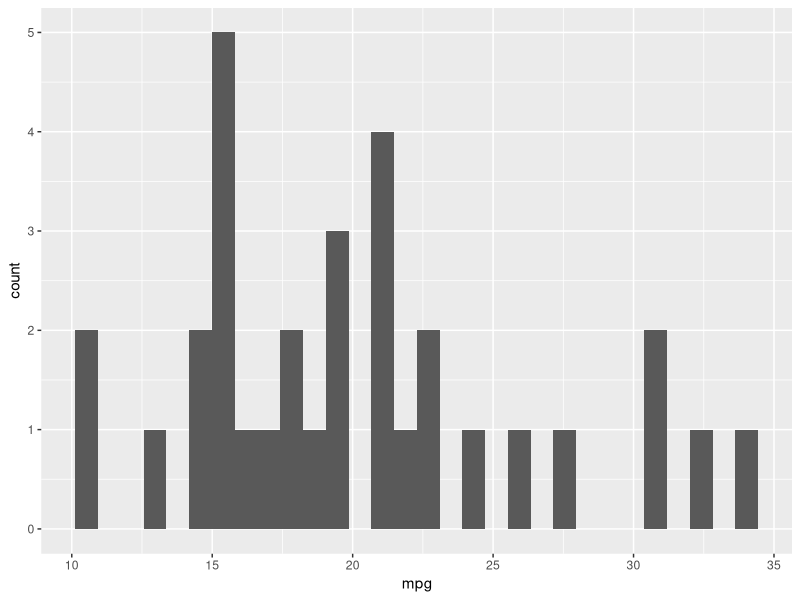
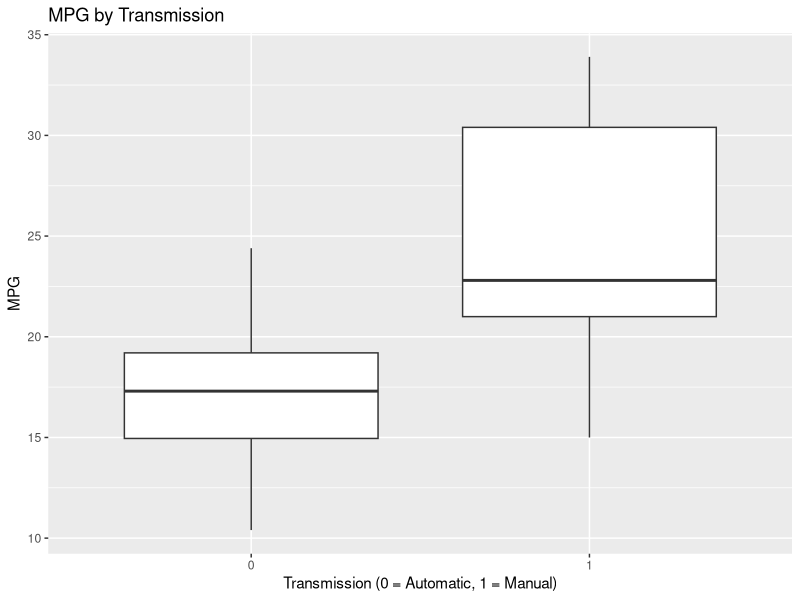
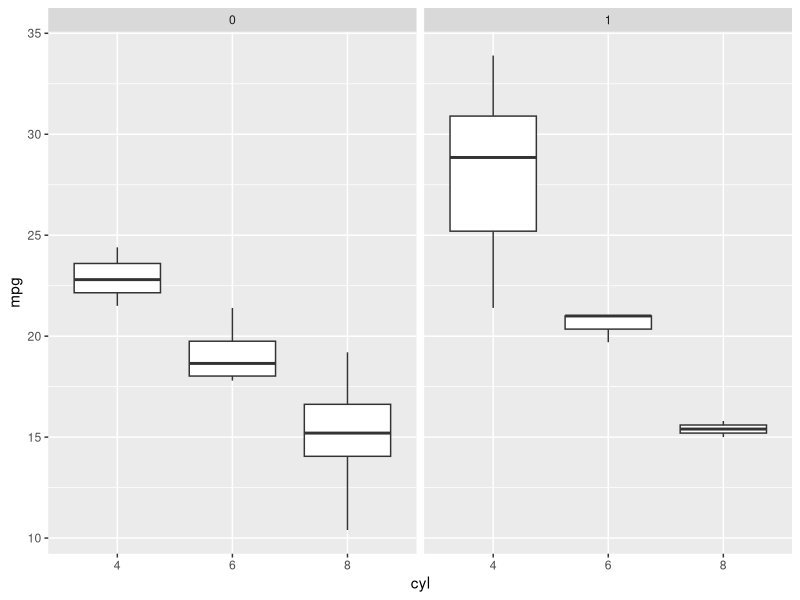
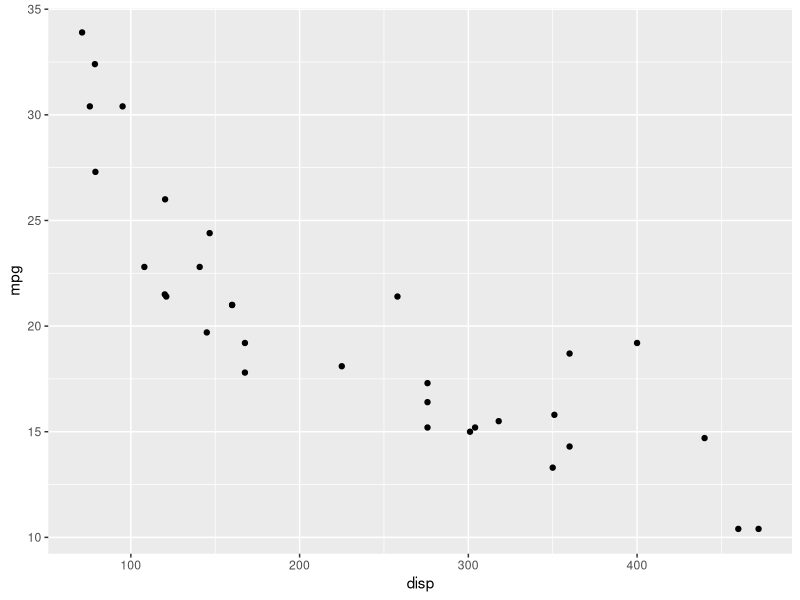
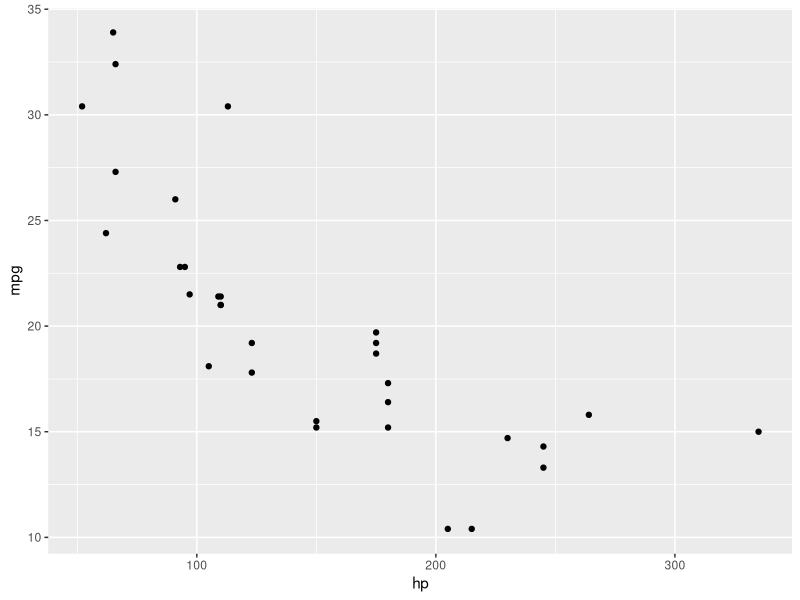
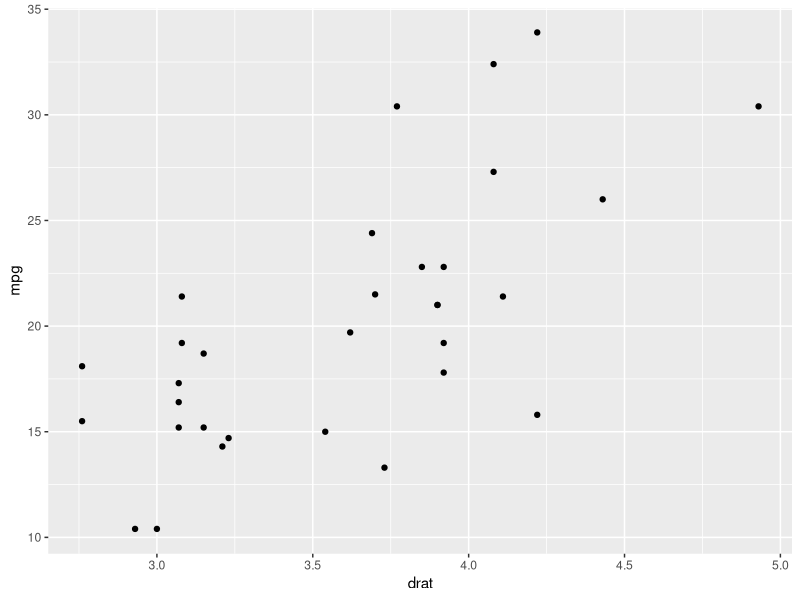
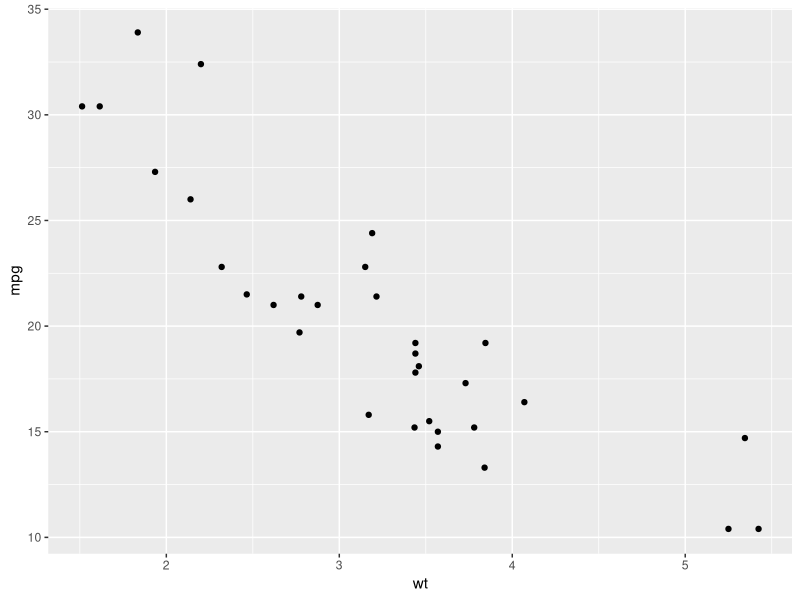
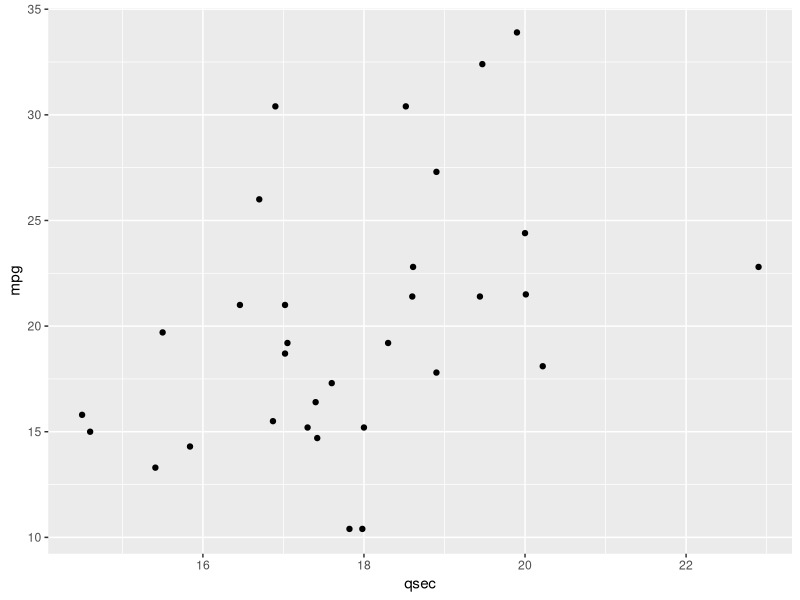

R code for these plots, in order:
####################
## You work for Motor Trend, a magazine about the automobile 
## industry. Looking at a data set of a collection of cars, 
## they are interested in exploring the relationship between 
## a set of variables and miles per gallon (MPG) (outcome). 
## They are particularly interested in the following two 
## questions:
##
## 1. “Is an automatic or manual transmission better for MPG”
## 2. "Quantify the MPG difference between automatic and 
##      manual transmissions" 
####################

############
#### EDA ###
############

library(tidyverse)
library(car)
library(broom)

data("mtcars")
head(mtcars)
glimpse(mtcars)

table(mtcars$cyl) ## 4, 6, 8
table(mtcars$vs)  ## 0 (v-shaped), 1 (straight)
table(mtcars$am)  ## 0 (auto), 1 (manual)
table(mtcars$gear) ## number of forward gears 
table(mtcars$carb) ## number of carburetors 

####################
## Should be factors: 
## cyl, vs, am, gear, carb 
####################

mtcars$cyl <- as.factor(mtcars$cyl)
mtcars$vs <- as.factor(mtcars$vs)
mtcars$am <- as.factor(mtcars$am)
mtcars$gear <- as.factor(mtcars$gear)
mtcars$carb <- as.factor(mtcars$carb)

str(mtcars)
summary(mtcars) ## no NAs 

mtcars %>% 
    ggplot(aes(mpg)) + geom_histogram()

mtcars %>% 
    ggplot(aes(am, mpg)) + geom_boxplot() + 
    labs(title = "MPG by Transmission", x = "Transmission (0 = Automatic, 1 = Manual)", 
         y = "MPG")

mtcars %>% 
    ggplot(aes(cyl, mpg)) + geom_boxplot() + 
    facet_wrap(~am) 
    ## auto with lower mpg 

mtcars %>% 
    ggplot(aes(disp, mpg)) + geom_point()
    ## lower disp -- auto and higher mpg
    ## higher disp -- manual and lower mpg
    ## negative correlation bet. disp and mpg

mtcars %>% 
    ggplot(aes(hp, mpg)) + geom_point()
    ## negative corr. bet. hp and mpg 

mtcars %>% 
    ggplot(aes(drat, mpg)) + geom_point()
    ## positive corr. bet. drat and mpg 
    ## auto with lower drat, mpg 
    ## manual with higher drat, mpg 

mtcars %>% 
    ggplot(aes(wt, mpg)) + geom_point()
    ## negativ corr. bet. wt and mpg 
    ## auto with higher wt, lower mpg 
    ## manual with lower wt, higher mpg 

mtcars %>% 
    ggplot(aes(qsec, mpg)) + geom_point()
    ## positive corr. bet. qsec and mpg 

mtcars %>% 
    ggplot(aes(vs, mpg)) + geom_boxplot() + 
    facet_wrap(~am)

mtcars %>% 
    ggplot(aes(gear, mpg)) + geom_boxplot() + 
    facet_wrap(~am)
    ## auto with lower gears, mpg 
    ## manual with more gears, higher mpg 

mtcars %>% 
    ggplot(aes(carb, mpg)) + geom_boxplot() + 
    facet_wrap(~am)

cor(mtcars[-c(2, 8:11)]) ## correlation matrix 
    ## mpg NOT strongly correlated with qsec 
    ## (+) with drat, qsec
    ## (-) with disp, hp, wt 

mtcars %>% 
    ggplot(aes(am, disp)) + geom_boxplot()

mtcars %>% 
    ggplot(aes(am, hp)) + geom_boxplot()

mtcars %>% 
    ggplot(aes(am, drat)) + geom_boxplot()

mtcars %>% 
    ggplot(aes(am, wt)) + geom_boxplot()

mtcars %>% 
    ggplot(aes(am, qsec)) + geom_boxplot()

### Interaction plots ### 

interaction.plot(mtcars$am, mtcars$cyl, mtcars$mpg) ## yes 
interaction.plot(mtcars$am, mtcars$hp, mtcars$mpg) 
interaction.plot(mtcars$am, mtcars$qsec, mtcars$mpg) ## yes
interaction.plot(mtcars$am, mtcars$vs, mtcars$mpg) ## almost parallel
interaction.plot(mtcars$am, mtcars$carb, mtcars$mpg) ## yes

##############
### MODELS ###
##############

cyl <- summary(lm(mpg~cyl, data = mtcars))$r.squared # sig., R2 = 0.7325
disp <- summary(lm(mpg~disp, data = mtcars))$r.squared # sig., R2 = 0.7183
hp <- summary(lm(mpg~hp, data = mtcars))$r.squared # sig., R2 = 0.6024 
drat <- summary(lm(mpg~drat, data = mtcars))$r.squared # sig., R2 = 0.464
wt <- summary(lm(mpg~wt, data = mtcars))$r.squared # sig., R2 = 0.7528
qsec <- summary(lm(mpg~qsec, data = mtcars))$r.squared # sig., R2 = 0.1753
vs <- summary(lm(mpg~vs, data = mtcars))$r.squared #sig., R2 = 0.4409
am <- summary(lm(mpg~am, data = mtcars))$r.squared # sig., R2 = 0.3598
gear <- summary(lm(mpg~gear, data = mtcars))$r.squared # sig., R2 = 0.4292
carb <- summary(lm(mpg~carb, data = mtcars))$r.squared # some sig., R2 = 0.4445

rsquareds <- data.frame(cyl, disp, hp, drat, wt, qsec, vs, am, gear, carb)
rsquareds <- gather(rsquareds, "Variable", "R-Squared")

## strongest = wt, hp, disp, cyl 

summary(aov(mpg ~ cyl*am, data = mtcars)) ## int. not sig. 
summary(aov(mpg ~ disp*am, data = mtcars)) ## int. sig. 
summary(aov(mpg ~ hp*am, data = mtcars)) ## int. not sig. 
summary(aov(mpg ~ drat*am, data = mtcars)) ## int. not sig. 
summary(aov(mpg ~ wt*am, data = mtcars)) ## int. sig. 
summary(aov(mpg ~ qsec*am, data = mtcars)) ## int. not sig. 
summary(aov(mpg ~ vs*am, data = mtcars)) ## interaction not sig. 
summary(aov(mpg ~ gear*am, data = mtcars)) ## no interaction?
summary(aov(mpg ~ carb*am, data = mtcars)) ## int. not sig. 

## SIG. --> disp, wt

####################
## Model selection: 
## Nested models
####################

fit1 <- lm(mpg ~ am, data = mtcars)
summary(fit1) ## sig., adj. R2 = 0.3385 
## automatic = 17.15 
## manual = 17.15 + 7.25 

fit2 <- update(fit1, mpg ~ am * wt)
vif(fit2)
anova(fit1, fit2)
summary(fit2) ## adj. R2 = 0.8151

fit3 <- update(fit1, mpg ~ am * wt + am * disp)
vif(fit3)
anova(fit2, fit3) ## not necessary
summary(fit3) ## adj. R2 = 0.8337 

cor(mtcars$disp, mtcars$wt)

fit4 <- update(fit1, mpg ~ am * wt + disp)
vif(fit4)
anova(fit2, fit4) ## necessary
summary(fit4) ## adj. R2 = 0.8399

fit5 <- update(fit1, mpg ~ am * wt + disp + cyl)
vif(fit5)
anova(fit4, fit5) ## not necessary
summary(fit5) ## adj. R2 = 0.8488 

fit6 <- update(fit1, mpg ~ am * wt + disp + hp)
vif(fit6)
anova(fit4, fit6) ## not necessary
summary(fit6) ## adj. R2 = 0.8473

fit7 <- update(fit1, mpg ~ am * wt + disp + drat)
vif(fit7)
anova(fit4, fit7) ## not necessary
summary(fit7) ## adj. R2 = 0.8346

fit8 <- update(fit1, mpg ~ am * wt + disp + qsec)
vif(fit8)
anova(fit4, fit8) ## necessary
summary(fit8) ## adj. R2 = 0.8759

fit9 <- update(fit1, mpg ~ am * wt + disp + qsec + vs)
vif(fit9)
anova(fit8, fit9) ## not necessary
summary(fit9) ## adj. R2 = 0.871

fit10 <- update(fit1, mpg ~ am * wt + disp + qsec + gear)
vif(fit10)
anova(fit8, fit10) ## not necessary
summary(fit10) ## adj. R2 = 0.8711

fit11 <- update(fit1, mpg ~ am * wt + disp + qsec + carb)
vif(fit11)
anova(fit8, fit11) ## not necessary
summary(fit11) ## adj. R2 = 0.8542


### MODEL ### 

model <- lm(mpg ~ am * wt  + disp + qsec, data = mtcars)
tidy(model)

model2 <- lm(mpg ~ am * wt  + disp + qsec -1, data = mtcars)
tidy(model)

coefs <- summary(model2)$coefficients
coefs[1,1] + c(-1, 1) * qt(.975, df = model2$df) * coefs[1, 2]
coefs[2,1] + c(-1, 1) * qt(.975, df = model2$df) * coefs[2, 2]
coefs[3,1] + c(-1, 1) * qt(.975, df = model2$df) * coefs[3, 2]
coefs[5,1] + c(-1, 1) * qt(.975, df = model2$df) * coefs[5, 2]


model.res <- resid(model)

mtcars$predicted <- predict(model)
mtcars$residuals <- residuals(model)

mtcars %>% 
    ggplot(aes(predicted, residuals)) + geom_point() + 
    geom_hline(yintercept = 0, linetype = "dotted") + 
    labs(title = "Residuals", x = "Predicted Values",
         y = "Residuals")

library(ggfortify)
autoplot(model, which = 1:2, label.size = 2)
